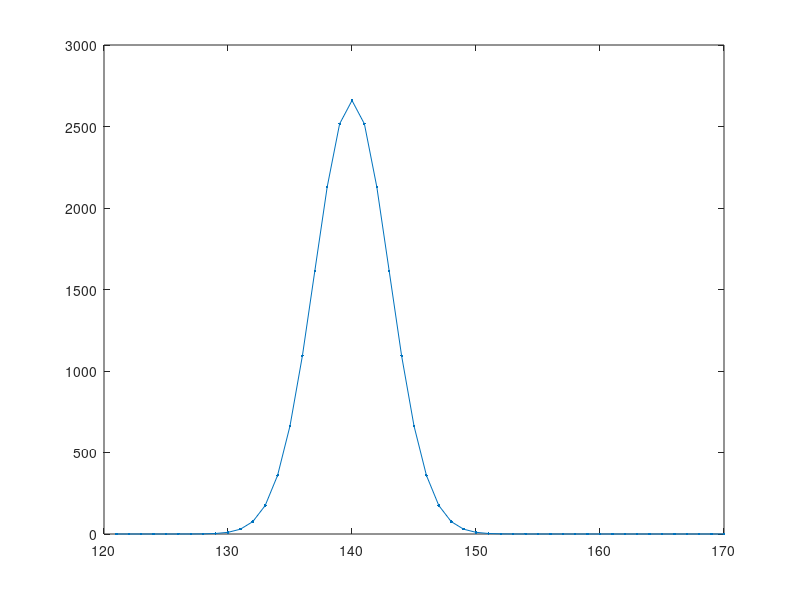

MATLAB code for this plot:
 fid = fopen('test.txt','w');
x=121:170;

fprintf(fid,'[');
for i=1:length(x)
fprintf(fid,'%04d    ',x(i));
end;
fprintf(fid,[']' 13 10]);


sigma=3;
mu=140;
y=1000*20*1/(sqrt(2*pi)*sigma)*exp(-0.5*(x-mu).^2/sigma^2);
plot(x,y,'.-');

fprintf(fid,'[');
for i=1:length(y)
fprintf(fid,'%07.2f ',y(i));
end;
fprintf(fid,']');
fclose(fid);